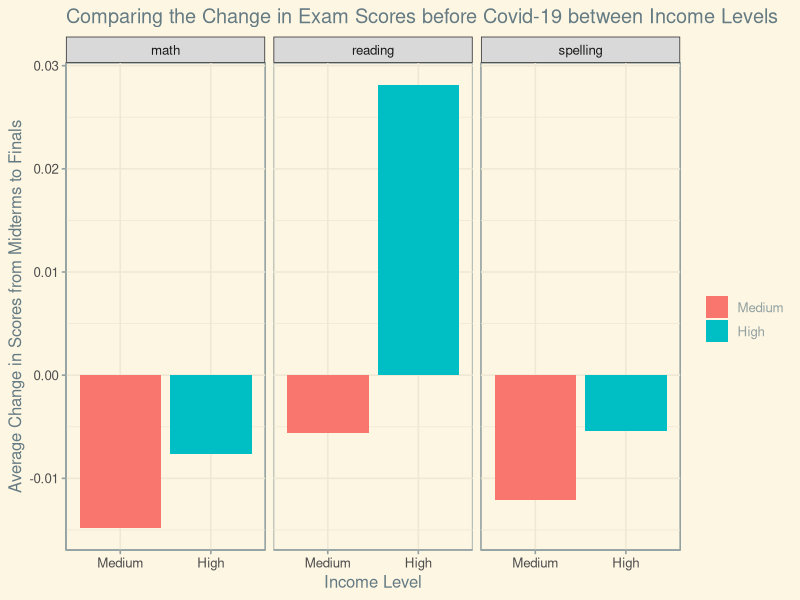
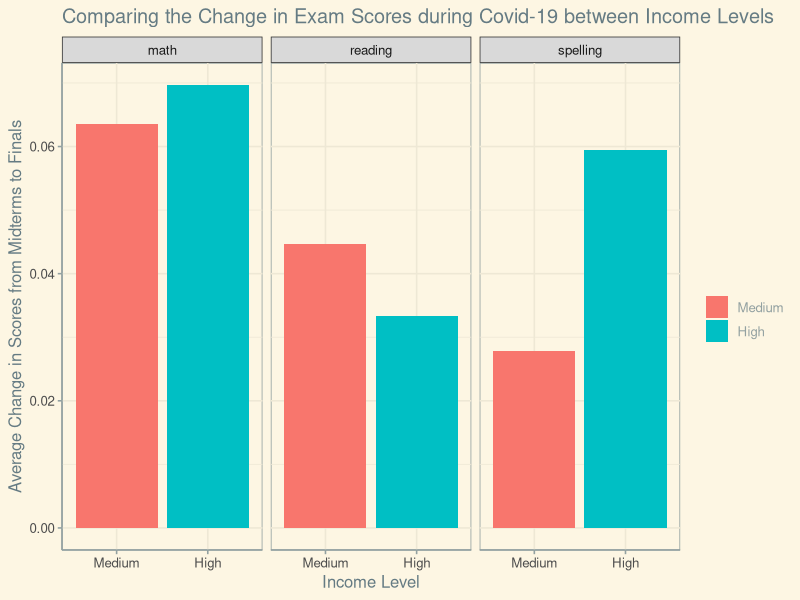

The R source for these figures, in order: (Note: this script raises an error after producing the figures.)
## ---- chunk 1
library(tidyverse)
library(ggthemes)

covid <- read_csv("data/clean_covid_formatted.csv")
## ---- chunk 2
covid |>
  select(subject, grade,`income_medium`, `income_high`) |>
  pivot_longer(cols = c(-subject, -grade),
               names_to = "income_level",
               values_to = "scores_diff") |>
  mutate(income_level = as.factor(str_to_sentence(str_extract(income_level, "medium|high")))) |>
  mutate(income_level = fct_relevel(income_level, c("Medium", "High")),
         subject = as.factor(subject)) |>
  group_by(income_level, subject) |>
  summarize(mean_scores_diff = mean(scores_diff)) |>
  ggplot(aes(y = mean_scores_diff, x = income_level, fill = income_level)) +
  geom_col() +
  facet_wrap(~subject) +
  labs(x = "Income Level",
       y = "Average Change in Scores from Midterms to Finals",
       title = "Comparing the Change in Exam Scores before Covid-19 between Income Levels",
       fill = "") +
  theme_solarized() +
  scale_color_solarized()
## ---- chunk 3
covid |>
  select(subject, grade,`COVID-19 year * Medium income household`, `COVID-19 year * High income household`) |>
  pivot_longer(cols = c(-subject, -grade),
               names_to = "income_level",
               values_to = "scores_diff") |>
  mutate(income_level = as.factor(str_to_sentence(str_extract(income_level, "Medium|High")))) |>
  mutate(income_level = fct_relevel(income_level, c("Medium", "High")),
         subject = as.factor(subject)) |>
  group_by(income_level, subject) |>
  summarize(mean_scores_diff = mean(scores_diff)) |>
  ggplot(aes(y = mean_scores_diff, x = income_level, fill = income_level)) +
  geom_col() +
  facet_wrap(~subject) +
  labs(x = "Income Level",
       y = "Average Change in Scores from Midterms to Finals",
       title = "Comparing the Change in Exam Scores during Covid-19 between Income Levels",
       fill = "") +
  theme_solarized()
## ---- chunk 4
# Viz 3 
covid |>
  select(subject, grade,education_high, education_medium) |>
  pivot_longer(cols = c(-subject, -grade),
               names_to = "education_level",
               values_to = "scores_diff") |>
  group_by(education_level, subject) |>
  mutate(education_level = str_sub(education_level, 11, 16)) |>
  summarize(mean_scores_diff = mean(scores_diff)) |>
  ggplot(aes(y = mean_scores_diff, x = education_level, fill = education_level)) +
  geom_col() +
  facet_wrap(~subject) +
  labs(x = "Parental Education Level",
       y = "Average Change in Scores Before Covid",
       title = "Comparing the Change in Exam Scores Before Covid by Parental Education Level",
       fill = "") +
  theme_solarized()
## ---- chunk 5
# Viz 4: Scores During Covid By Parent Education Level
covid |>
  select(subject, grade,`COVID-19 year * Parental education high`, `COVID-19 year * Parental education medium`) |>
  pivot_longer(cols = c(-subject, -grade),
               names_to = "education_level",
               values_to = "scores_diff") |>
  group_by(education_level, subject) |>
  mutate(education_level = str_sub(education_level, 35, 41)) |>
  summarize(mean_scores_diff = mean(scores_diff)) |>
  ggplot(aes(y = mean_scores_diff, x = education_level, fill = education_level)) +
  geom_col() +
  facet_wrap(~subject) +
  labs(x = "Parental Education Level",
       y = "Average Change in Scores During Covid",
       title = "Comparing the Change in Exam Scores during Covid by Parental Education Level",
       fill = "") +
  theme_solarized()
